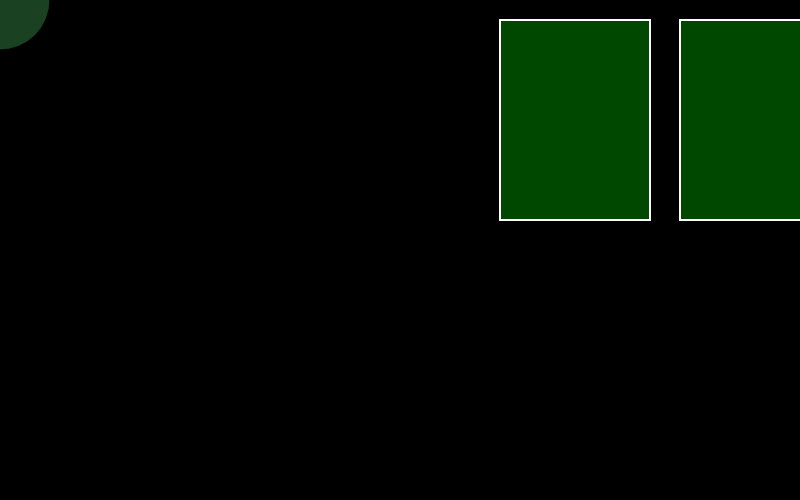
Frame 1 (no input)
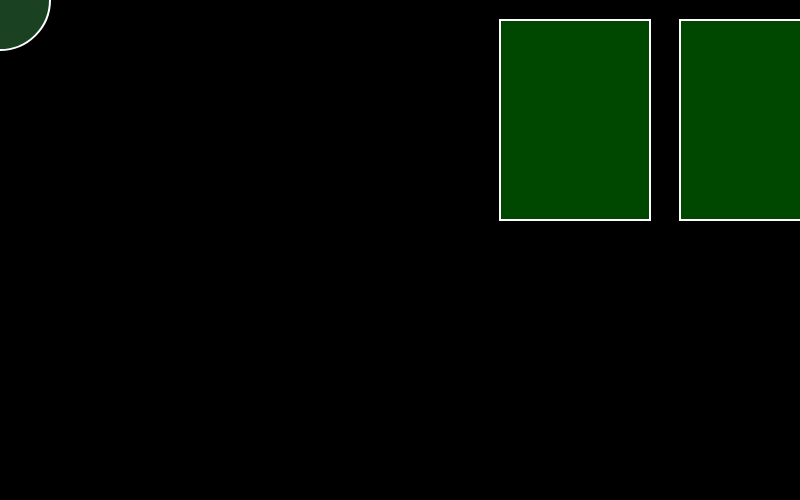
Frame 60 (no input)
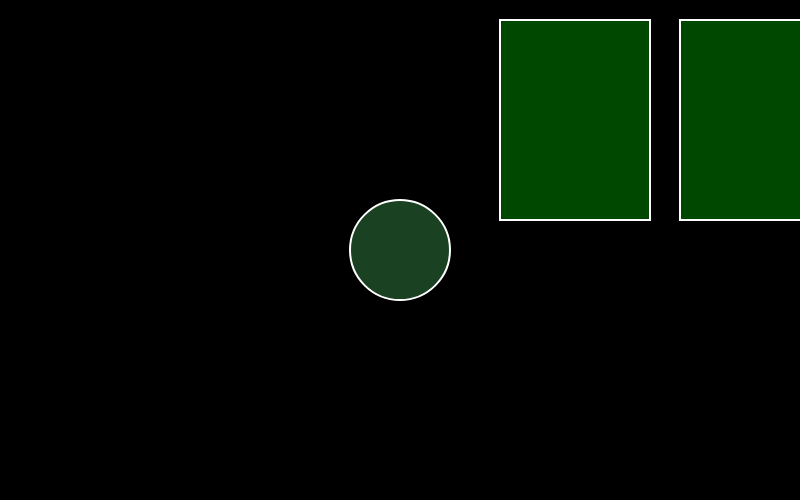
Frame 120 (the mouse pressed at the canvas centre since frame 60)

The p5.js sketch that drew these frames (run headless with seeded random() and noise() and a simulated clock; from frame 60 on, the mouse is pressed at the canvas centre):

// p5.js sketch
// ── sketch.js

let slider;

function setup() {
  createCanvas(800, 500);
  //noCursor();
  slider = createSlider(0, 500, 500);
  slider.size(width,10);
  createP("¡¡¡buena suerte!!!");

  
}
//function mousePressed()
//    createP("My favorite number is "+ random(0,5));

function draw() {

  background(0);
  fill(25,65,34);
  ellipse(mouseX,mouseY,100,100);

    //ESPACIOS DE LOS LADOS
  /*noStroke();
  fill(255);
  rect(0,0,150,windowHeight);
  noStroke();
  fill(255);
  rect(1450,0,150,windowHeight);*/
  
  
draspace(slider.value(),20,150,200);


}
function draspace(xloc, yloc, size, num) {
    //ESPACIOS
  strokeWeight(2);
  stroke(255);

  fill(0,230,0,80);
  var a = rect(xloc, yloc, size, num);
  xloc=xloc+180;
  var b = rect(xloc, yloc, size, num);
  xloc=xloc+180;
  var c = rect(xloc, yloc, size, num);
    xloc=xloc+180;
  var d = rect(xloc, yloc, size, num);
    xloc=xloc+180;
  var e = rect(xloc, yloc, size, num);
    xloc=xloc+180;


 /* var a1 = rect(40,250,150,200);
  var b1 = rect(220,250,150,200);
  var c1 = rect(400,250,150,200);
  var d1 = rect(580,250,150,200);
  var e1 = rect(760,250,150,200);
  
  var a2 = rect(40,480,150,200);
  var b2 = rect(220,480,150,200);
  var c2 = rect(400,480,150,200);
  var d2 = rect(580,480,150,200);
  var e2 = rect(760,480,150,200);

  var a3 = rect(40,710,150,200);
  var b3 = rect(220,710,150,200);
  var c3 = rect(400,710,150,200);
  var d3 = rect(580,710,150,200);
  var e3 = rect(760,710,150,200);

  var a2 = rect(40,940,150,200);
  var b2 = rect(220,940,150,200);
  var c2 = rect(400,940,150,200);
  var d2 = rect(580,940,150,200);
  var e2 = rect(760,940,150,200);
  stroke(255);

  fill(0,230,0,80);
  var a = rect(40,20,150,200);
  var b = rect(220,20,150,200);
  var c = rect(400,20,150,200);
  var d = rect(580,20,150,200);
  var e = rect(760,20,150,200);

  var a1 = rect(40,250,150,200);
  var b1 = rect(220,250,150,200);
  var c1 = rect(400,250,150,200);
  var d1 = rect(580,250,150,200);
  var e1 = rect(760,250,150,200);
  
  var a2 = rect(40,480,150,200);
  var b2 = rect(220,480,150,200);
  var c2 = rect(400,480,150,200);
  var d2 = rect(580,480,150,200);
  var e2 = rect(760,480,150,200);

  var a3 = rect(40,710,150,200);
  var b3 = rect(220,710,150,200);
  var c3 = rect(400,710,150,200);
  var d3 = rect(580,710,150,200);
  var e3 = rect(760,710,150,200);

  var a2 = rect(40,940,150,200);
  var b2 = rect(220,940,150,200);
  var c2 = rect(400,940,150,200);
  var d2 = rect(580,940,150,200);
  var e2 = rect(760,940,150,200);*/
  
}
// ── style.css
/*html, body {
  margin: 0;
  padding: 0;
}
canvas {
  display: block;
}*/




html {
    background: #e6e9e9;
    background-image: linear-gradient(270deg, rgb(230, 233, 233) 0%, rgb(216, 221, 221) 100%);
    -webkit-font-smoothing: antialiased;




}

body {
    background: #fff;
    box-shadow: 0 0 2px rgba(0, 0, 0, 0.06);
    color: #545454;
    font-family: "Helvetica Neue", Helvetica, Arial, sans-serif;
    font-size: 15px;
    line-height: 1.5;
    margin: 0 auto;
    max-width: 800px;
    padding: 2em 2em 4em;






}

h1, h2, h3, h4, h5, h6 {
    color: #222;
    font-weight: 6Z00;
    line-height: 1.3;
}

h2 {
    margin-top: 1.3em;
}

a {
    color: #0083e8;
}

b strong {
    font-weight: 600;
}

samp {
    display: none;
}

img {
    animation: colorize 2s cubic-bezier(0, 0, .78, .36) 1;
    background: transparent;
    border: 10px solid rgba(0, 0, 0, 0.12);
    border-radius: 4px;
    display: block;
    margin: 1.3em auto;
    max-width: 95%;
}

@keyframes colorize {
    0% {
        -webkit-filter: grayscale(100%);
        filter: grayscale(100%);
    }
    100% {
        -webkit-filter: grayscale(0%);
        filter: grayscale(0%);
    }
}
